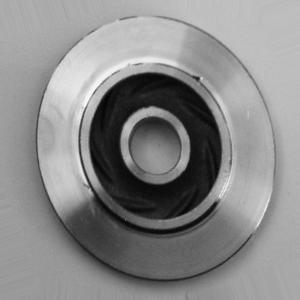
#> input picture data/raw/casting_data/casting_data/test/def_front/cast_def_0_1063.jpeg, 300 x 300 px; its folder holds only this picture in this run
$ jupyter execute 03_classical_features.ipynb   (older library calls are emulated)
#> lines starting #> are read from the running program, lines starting #| are printed output that depends on the picture; after the words box and inside, x2 and y2 are one past the last pixel; in counts of white or black regions, pixels touching at a corner belong together; long printed decimals are rounded
# Classical Computer Vision: Feature Extraction

This notebook explores handcrafted image features for casting defect classification.

The goal is to understand what information each feature extracts from the images before training classical machine learning models.

The following feature extraction methods will be explored:

- Raw pixel values
- Image histograms
- Sobel edges
- Canny edges
- LBP (Local Binary Patterns)
- HOG (Histogram of Oriented Gradients)
- GLCM (Gray-Level Co-occurrence Matrix)

Visualization is performed using sample images only. The full training and validation datasets will be used later for model benchmarking.

> **Note (added after a train/test leakage check):** this notebook assumes
> `02a_leakage_check_and_cleanup.ipynb` has already been run once against a
> freshly-downloaded `data/raw/`. That notebook found 64 images in
> `train/ok_front/` that were byte-identical duplicates of images in
> `test/ok_front/` (a defect in the source Kaggle dataset's official
> train/test split, not something introduced here), moved those 64 files out
> of `train/` into a backup folder, and left `test/` untouched. So every class
> count and downstream result from this notebook onward reflects the
> deduplicated training set (`train/ok_front` at 2811 images instead of
> 2875) - that is expected, not a bug.

[cell 1]
from pathlib import Path

import cv2
import numpy as np
import matplotlib.pyplot as plt

from PIL import Image

[cell 2]
DATA_DIR = Path("../data/raw/casting_data/casting_data")

TRAIN_DIR = DATA_DIR / "train"

[cell 3]
defective_files = list((TRAIN_DIR / "def_front").glob("*.jpeg"))
ok_files = list((TRAIN_DIR / "ok_front").glob("*.jpeg"))

defective_path = defective_files[0]
ok_path = ok_files[0]

print("Defective:", defective_path)
print("OK:", ok_path)

[cell 4]
defective_image = cv2.imread(str(defective_path))
#> defective_image is the input picture: shape (300, 300, 3); min 0, max 255, mean 137.2
ok_image = cv2.imread(str(ok_path))
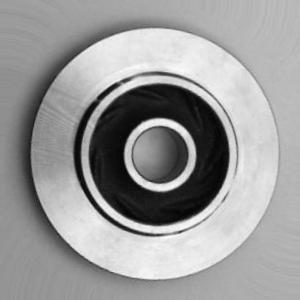
#> input picture data/raw/casting_data/casting_data/test/ok_front/cast_ok_0_1003.jpeg, 300 x 300 px
#> ok_image is the input picture: shape (300, 300, 3); min 0, max 255, mean 154.1

defective_gray = cv2.cvtColor(defective_image, cv2.COLOR_BGR2GRAY)
ok_gray = cv2.cvtColor(ok_image, cv2.COLOR_BGR2GRAY)

print("Defective shape:", defective_image.shape)
#| Defective shape: (300, 300, 3)
print("OK shape:", ok_image.shape)
#| OK shape: (300, 300, 3)

[cell 5]
plt.figure(figsize=(10, 4))

plt.subplot(1, 2, 1)
plt.imshow(cv2.cvtColor(defective_image, cv2.COLOR_BGR2RGB))
plt.title("Defective")
plt.axis("off")

plt.subplot(1, 2, 2)
plt.imshow(cv2.cvtColor(ok_image, cv2.COLOR_BGR2RGB))
plt.title("OK")
plt.axis("off")

plt.tight_layout()
plt.show()
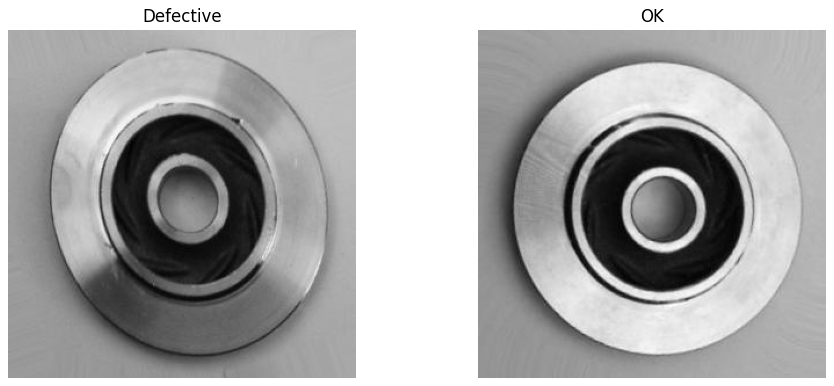
#> figure drawn by matplotlib, 2 panels

## 1. Image Histogram

An image histogram shows the distribution of pixel intensity values.

For grayscale images, pixel values range from 0 to 255:

- 0 represents black.
- 255 represents white.

The histogram can help describe the overall brightness and intensity distribution of the casting surface.

[cell 6]
defective_hist = cv2.calcHist(
    [defective_gray],
    [0],
    None,
    [256],
    [0, 256]
)
#> defective_hist = 256 values, max 2476 at index 190, min 0 at index 1, mean 351.6

ok_hist = cv2.calcHist(
    [ok_gray],
    [0],
    None,
    [256],
    [0, 256]
)
#> ok_hist = 256 values, max 1483 at index 148, min 0 at index 254, mean 351.6

[cell 7]
plt.figure(figsize=(10, 4))

plt.plot(defective_hist, label="Defective")
plt.plot(ok_hist, label="OK")

plt.xlabel("Pixel Intensity")
plt.ylabel("Frequency")
plt.title("Grayscale Histogram")
plt.legend()
plt.show()
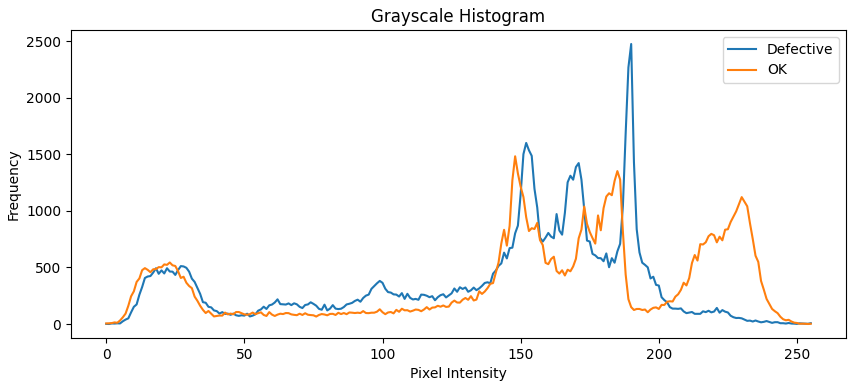
#> figure drawn by matplotlib, 1 panel; curve peaks at x = 190, y = 2476; curve peaks at x = 148, y = 1483

[cell 8]
print("Defective")
print("Mean:", defective_gray.mean())
#| Mean: 137.152
print("Std:", defective_gray.std())
#| Std: 56.313
print("Min:", defective_gray.min())
#| Min: 0
print("Max:", defective_gray.max())
#| Max: 255

print("\nOK")
print("Mean:", ok_gray.mean())
#| Mean: 154.082
print("Std:", ok_gray.std())
#| Std: 65.851
print("Min:", ok_gray.min())
#| Min: 0
print("Max:", ok_gray.max())
#| Max: 255

### Interpretation

The histogram provides global information about pixel intensity distribution.

However, it does not contain explicit spatial information. Two images can have similar histograms while having very different spatial structures.

Therefore, histogram features may provide useful global information, but they may not be sufficient to identify localized casting defects on their own.

## 2. Sobel Edge Detection

Sobel detects changes in pixel intensity along the horizontal and vertical directions.

It is useful for capturing edges and structural information that may be affected by casting defects.

[cell 9]
sobel_x = cv2.Sobel(
    defective_gray,
    cv2.CV_64F,
    1, 0,
    ksize=3
)

sobel_y = cv2.Sobel(
    defective_gray,
    cv2.CV_64F,
    0, 1,
    ksize=3
)
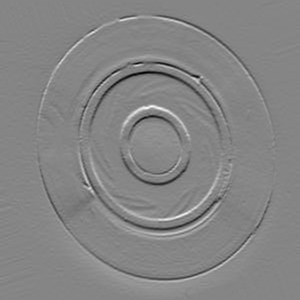
#> sobel_y: shape (300, 300) float64; min -483, max 440, mean -0.8; drawn with min black and max white

sobel_magnitude = cv2.magnitude(
    np.float32(np.abs(sobel_x)),
    np.float32(np.abs(sobel_y))
)

[cell 10]
plt.figure(figsize=(12, 4))

plt.subplot(1, 3, 1)
plt.imshow(defective_gray, cmap="gray")
plt.title("Original")
plt.axis("off")

plt.subplot(1, 3, 2)
plt.imshow(np.abs(sobel_x), cmap="gray")
plt.title("Sobel X")
plt.axis("off")

plt.subplot(1, 3, 3)
plt.imshow(sobel_magnitude, cmap="gray")
plt.title("Sobel Magnitude")
plt.axis("off")

plt.tight_layout()
plt.show()
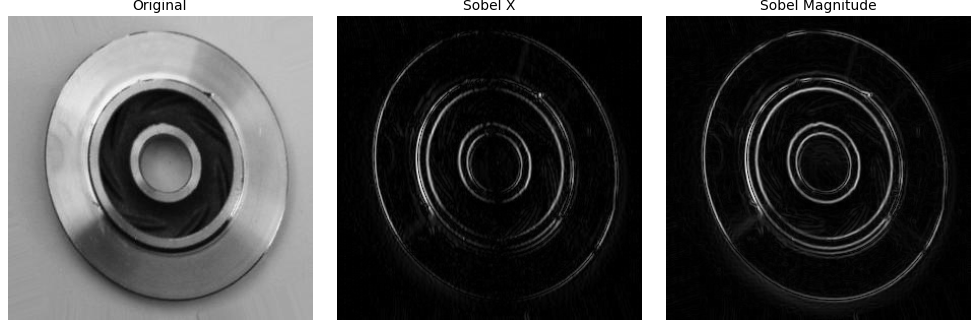
#> figure drawn by matplotlib, 3 panels

## 3. Canny Edge Detection

Canny detects prominent edges in an image using multiple processing steps.

Unlike Sobel, Canny produces a binary edge map that highlights detected boundaries.

[cell 11]
canny = cv2.Canny(
    defective_gray,
    50,
    150
)
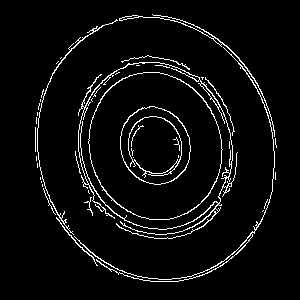
#> canny: shape (300, 300); 4.8% white in thin lines or dots, all inside (x1, y1, x2, y2) = (35, 14, 277, 282)

[cell 12]
plt.figure(figsize=(8, 4))

plt.subplot(1, 2, 1)
plt.imshow(defective_gray, cmap="gray")
plt.title("Original")
plt.axis("off")

plt.subplot(1, 2, 2)
plt.imshow(canny, cmap="gray")
plt.title("Canny Edges")
plt.axis("off")

plt.tight_layout()
plt.show()

## 4. Local Binary Patterns (LBP)

LBP describes local texture patterns by comparing each pixel with its neighboring pixels.

It can capture small texture variations that may be useful for detecting surface defects.

[cell 13]
from skimage.feature import local_binary_pattern

[cell 14]
radius = 1
points = 8 * radius

lbp = local_binary_pattern(
    defective_gray,
    points,
    radius,
    method="uniform"
)
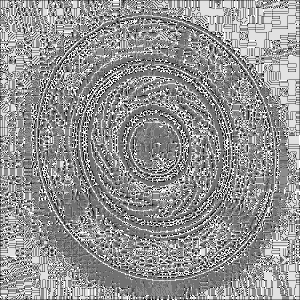
#> lbp: shape (300, 300) float64; min 0, max 9, mean 5.19; drawn with min black and max white

[cell 15]
plt.figure(figsize=(8, 4))

plt.subplot(1, 2, 1)
plt.imshow(defective_gray, cmap="gray")
plt.title("Original")
plt.axis("off")

plt.subplot(1, 2, 2)
plt.imshow(lbp, cmap="gray")
plt.title("LBP")
plt.axis("off")

plt.tight_layout()
plt.show()

[cell 16]
n_bins = points + 2

lbp_hist, _ = np.histogram(
    lbp.ravel(),
    bins=n_bins,
    range=(0, n_bins),
    density=True
)
#> lbp_hist = [0.0174, 0.0463, 0.0228, 0.107, 0.211, 0.225, 0.0771, 0.0709, 0.153, 0.0691]

plt.figure(figsize=(8, 4))

plt.bar(
    range(n_bins),
    lbp_hist
)

plt.xlabel("LBP Pattern")
plt.ylabel("Frequency")
plt.title("LBP Histogram")
plt.show()
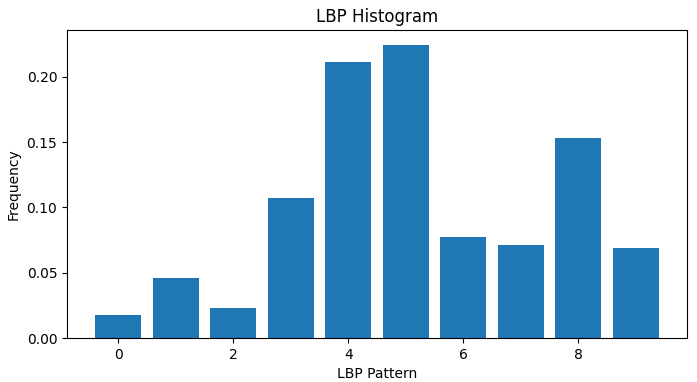
#> figure drawn by matplotlib, 1 panel; tallest bar 0.225 high, from x = 4.6 to 5.4

## 5. Histogram of Oriented Gradients (HOG)

HOG describes the structure of an image using local gradient directions.

It is commonly used to represent shapes, contours, and structural patterns.

[cell 17]
from skimage.feature import hog

[cell 18]
hog_features, hog_image = hog(
    defective_gray,
    orientations=9,
    pixels_per_cell=(16, 16),
    cells_per_block=(2, 2),
    visualize=True
)
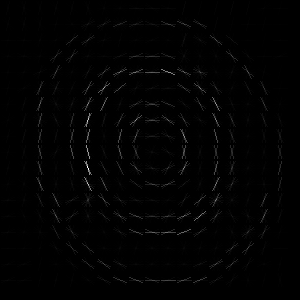
#> hog_image: shape (300, 300) float64; min 0, max 55.87, mean 0.5; drawn with min black and max white
#> hog_features = 10404 values, max 0.589 at index 5076, min 0 at index 19, mean 0.116

[cell 19]
plt.figure(figsize=(8, 4))

plt.subplot(1, 2, 1)
plt.imshow(defective_gray, cmap="gray")
plt.title("Original")
plt.axis("off")

plt.subplot(1, 2, 2)
plt.imshow(hog_image, cmap="gray")
plt.title("HOG Visualization")
plt.axis("off")

plt.tight_layout()
plt.show()

[cell 20]
print("HOG feature shape:", hog_features.shape)
#| HOG feature shape: (10404,)
print("Number of features:", len(hog_features))
#| Number of features: 10404

## 6. Gray-Level Co-occurrence Matrix (GLCM)

GLCM describes how often pairs of pixel intensities occur next to each other.

It provides statistical information about image texture.

Common GLCM properties include:

- Contrast
- Dissimilarity
- Homogeneity
- Energy
- Correlation

[cell 21]
from skimage.feature import graycomatrix, graycoprops

[cell 22]
# Reduce intensity levels to make the matrix smaller
gray_small = (defective_gray // 32).astype(np.uint8)
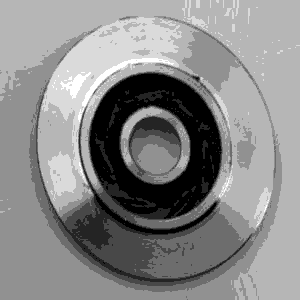
#> gray_small: shape (300, 300); min 0, max 7, mean 3.76; drawn with min black and max white

glcm = graycomatrix(
    gray_small,
    distances=[1],
    angles=[0],
    levels=8,
    symmetric=True,
    normed=True
)

[cell 23]
contrast = graycoprops(glcm, "contrast")[0, 0]
#> contrast = 0.144
dissimilarity = graycoprops(glcm, "dissimilarity")[0, 0]
#> dissimilarity = 0.117
homogeneity = graycoprops(glcm, "homogeneity")[0, 0]
#> homogeneity = 0.944
energy = graycoprops(glcm, "energy")[0, 0]
#> energy = 0.43
correlation = graycoprops(glcm, "correlation")[0, 0]
#> correlation = 0.977

print("Contrast:", contrast)
#| Contrast: 0.144
print("Dissimilarity:", dissimilarity)
#| Dissimilarity: 0.1167
print("Homogeneity:", homogeneity)
#| Homogeneity: 0.9444
print("Energy:", energy)
#| Energy: 0.4296
print("Correlation:", correlation)
#| Correlation: 0.9774
